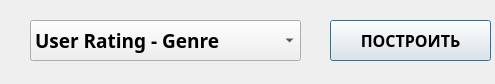
<?xml version="1.0" encoding="UTF-8"?>
<ui version="4.0">
 <class>Dialog</class>
 <widget class="QDialog" name="Dialog">
  <property name="geometry">
   <rect>
    <x>0</x>
    <y>0</y>
    <width>495</width>
    <height>84</height>
   </rect>
  </property>
  <property name="windowTitle">
   <string>Dialog</string>
  </property>
  <widget class="QComboBox" name="comboBox">
   <property name="geometry">
    <rect>
     <x>30</x>
     <y>20</y>
     <width>271</width>
     <height>41</height>
    </rect>
   </property>
   <property name="font">
    <font>
     <family>HSE Sans Black</family>
     <pointsize>14</pointsize>
     <weight>75</weight>
     <bold>true</bold>
    </font>
   </property>
   <item>
    <property name="text">
     <string>User Rating - Genre</string>
    </property>
   </item>
   <item>
    <property name="text">
     <string>User Rating - Country</string>
    </property>
   </item>
   <item>
    <property name="text">
     <string>Reviews - Country</string>
    </property>
   </item>
   <item>
    <property name="text">
     <string>Reviews - Genre</string>
    </property>
   </item>
  </widget>
  <widget class="QPushButton" name="bulid_btn">
   <property name="geometry">
    <rect>
     <x>330</x>
     <y>20</y>
     <width>161</width>
     <height>41</height>
    </rect>
   </property>
   <property name="minimumSize">
    <size>
     <width>0</width>
     <height>0</height>
    </size>
   </property>
   <property name="font">
    <font>
     <family>HSE Sans Black</family>
     <pointsize>12</pointsize>
     <weight>75</weight>
     <bold>true</bold>
    </font>
   </property>
   <property name="mouseTracking">
    <bool>false</bool>
   </property>
   <property name="acceptDrops">
    <bool>false</bool>
   </property>
   <property name="autoFillBackground">
    <bool>false</bool>
   </property>
   <property name="text">
    <string>ПОСТРОИТЬ</string>
   </property>
   <property name="checkable">
    <bool>false</bool>
   </property>
   <property name="autoRepeat">
    <bool>false</bool>
   </property>
   <property name="autoExclusive">
    <bool>false</bool>
   </property>
   <property name="default">
    <bool>false</bool>
   </property>
   <property name="flat">
    <bool>false</bool>
   </property>
  </widget>
 </widget>
 <resources/>
 <connections/>
</ui>
